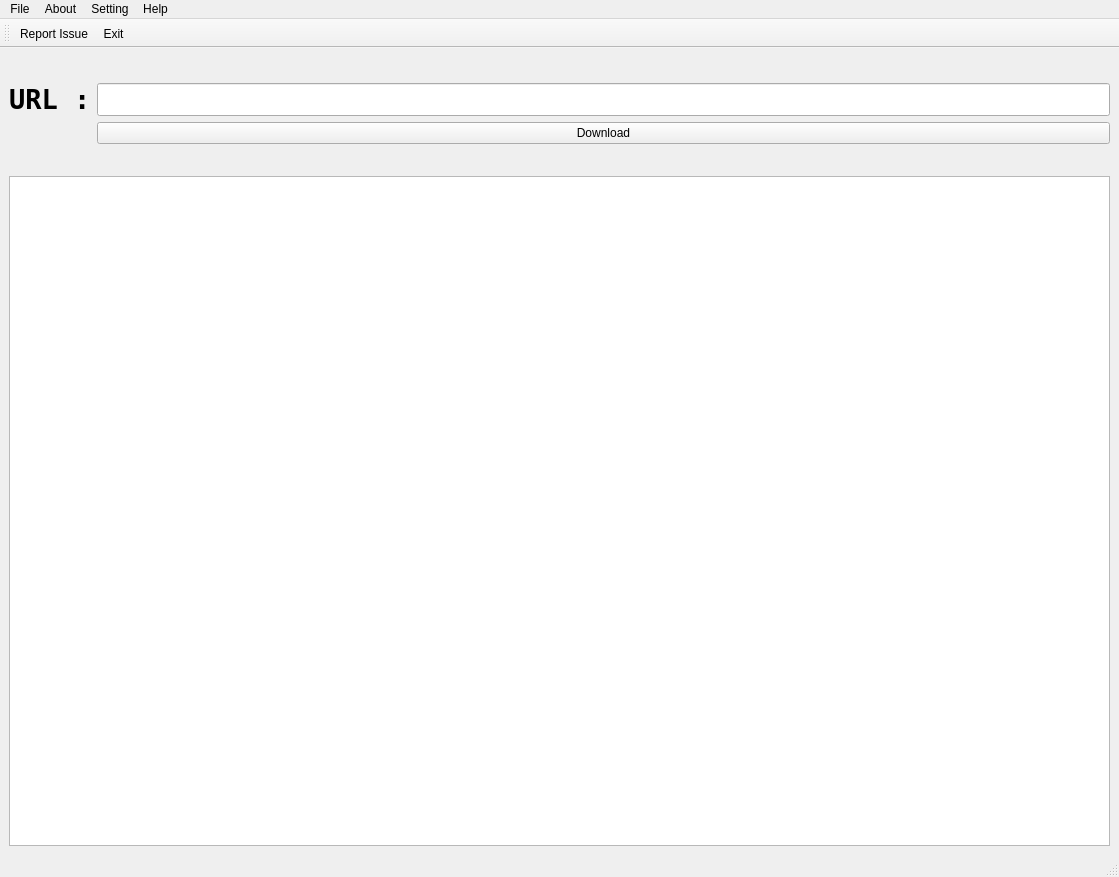
<?xml version="1.0" encoding="UTF-8"?>
<ui version="4.0">
 <class>MainWindow</class>
 <widget class="QMainWindow" name="MainWindow">
  <property name="geometry">
   <rect>
    <x>0</x>
    <y>0</y>
    <width>1119</width>
    <height>877</height>
   </rect>
  </property>
  <property name="windowTitle">
   <string>Comc-dl GUI</string>
  </property>
  <property name="windowIcon">
   <iconset resource="resources.qrc">
    <normaloff>:/gui_images/Logo.png</normaloff>:/gui_images/Logo.png</iconset>
  </property>
  <widget class="QWidget" name="centralwidget">
   <layout class="QFormLayout" name="formLayout">
    <property name="fieldGrowthPolicy">
     <enum>QFormLayout::AllNonFixedFieldsGrow</enum>
    </property>
    <item row="0" column="0" colspan="2">
     <spacer name="horizontalSpacer_2">
      <property name="orientation">
       <enum>Qt::Horizontal</enum>
      </property>
      <property name="sizeHint" stdset="0">
       <size>
        <width>40</width>
        <height>20</height>
       </size>
      </property>
     </spacer>
    </item>
    <item row="1" column="0">
     <widget class="QLabel" name="urlLabel">
      <property name="font">
       <font>
        <family>Terminal</family>
        <pointsize>20</pointsize>
        <weight>75</weight>
        <bold>true</bold>
       </font>
      </property>
      <property name="text">
       <string>URL :</string>
      </property>
     </widget>
    </item>
    <item row="1" column="1">
     <widget class="QLineEdit" name="urlInputField">
      <property name="sizePolicy">
       <sizepolicy hsizetype="Expanding" vsizetype="Minimum">
        <horstretch>0</horstretch>
        <verstretch>0</verstretch>
       </sizepolicy>
      </property>
     </widget>
    </item>
    <item row="2" column="1">
     <widget class="QPushButton" name="downloadButton">
      <property name="text">
       <string>Download</string>
      </property>
     </widget>
    </item>
    <item row="3" column="0" colspan="2">
     <spacer name="horizontalSpacer">
      <property name="orientation">
       <enum>Qt::Horizontal</enum>
      </property>
      <property name="sizeHint" stdset="0">
       <size>
        <width>40</width>
        <height>20</height>
       </size>
      </property>
     </spacer>
    </item>
    <item row="4" column="0" colspan="2">
     <widget class="QTextBrowser" name="textArea">
      <property name="sizePolicy">
       <sizepolicy hsizetype="Expanding" vsizetype="Preferred">
        <horstretch>0</horstretch>
        <verstretch>3</verstretch>
       </sizepolicy>
      </property>
     </widget>
    </item>
   </layout>
  </widget>
  <widget class="QMenuBar" name="menubar">
   <property name="geometry">
    <rect>
     <x>0</x>
     <y>0</y>
     <width>1119</width>
     <height>21</height>
    </rect>
   </property>
   <widget class="QMenu" name="menuFile">
    <property name="title">
     <string>File</string>
    </property>
    <addaction name="separator"/>
    <addaction name="actionReport_Issue"/>
    <addaction name="separator"/>
    <addaction name="actionExit"/>
   </widget>
   <widget class="QMenu" name="menuAbout">
    <property name="title">
     <string>About</string>
    </property>
   </widget>
   <widget class="QMenu" name="menuSetting">
    <property name="title">
     <string>Setting</string>
    </property>
   </widget>
   <widget class="QMenu" name="menuHelp">
    <property name="title">
     <string>Help</string>
    </property>
   </widget>
   <addaction name="menuFile"/>
   <addaction name="menuAbout"/>
   <addaction name="menuSetting"/>
   <addaction name="menuHelp"/>
  </widget>
  <widget class="QStatusBar" name="statusbar"/>
  <widget class="QToolBar" name="toolBar">
   <property name="windowTitle">
    <string>toolBar</string>
   </property>
   <attribute name="toolBarArea">
    <enum>TopToolBarArea</enum>
   </attribute>
   <attribute name="toolBarBreak">
    <bool>false</bool>
   </attribute>
   <addaction name="actionReport_Issue_2"/>
   <addaction name="actionExit_2"/>
  </widget>
  <action name="actionReport_Issue">
   <property name="icon">
    <iconset resource="resources.qrc">
     <normaloff>:/gui_images/Report Issue.png</normaloff>:/gui_images/Report Issue.png</iconset>
   </property>
   <property name="text">
    <string>Report Issue</string>
   </property>
   <property name="statusTip">
    <string>Report an Issue on Github</string>
   </property>
   <property name="shortcut">
    <string>Ctrl+R</string>
   </property>
  </action>
  <action name="actionExit">
   <property name="icon">
    <iconset resource="resources.qrc">
     <normaloff>:/gui_images/Exit_Button.png</normaloff>:/gui_images/Exit_Button.png</iconset>
   </property>
   <property name="text">
    <string>Exit</string>
   </property>
   <property name="statusTip">
    <string>Exit this application</string>
   </property>
   <property name="shortcut">
    <string>Ctrl+Q</string>
   </property>
  </action>
  <action name="actionReport_Issue_2">
   <property name="enabled">
    <bool>true</bool>
   </property>
   <property name="icon">
    <iconset resource="resources.qrc">
     <normaloff>:/gui_images/Report Issue.png</normaloff>:/gui_images/Report Issue.png</iconset>
   </property>
   <property name="text">
    <string>Report Issue</string>
   </property>
   <property name="toolTip">
    <string>Report Issue on Github</string>
   </property>
  </action>
  <action name="actionExit_2">
   <property name="icon">
    <iconset resource="resources.qrc">
     <normaloff>:/gui_images/Exit_Button.png</normaloff>:/gui_images/Exit_Button.png</iconset>
   </property>
   <property name="text">
    <string>Exit</string>
   </property>
   <property name="toolTip">
    <string>Exit the application</string>
   </property>
  </action>
 </widget>
 <resources>
  <include location="resources.qrc"/>
 </resources>
 <connections>
  <connection>
   <sender>actionExit</sender>
   <signal>triggered()</signal>
   <receiver>MainWindow</receiver>
   <slot>close()</slot>
   <hints>
    <hint type="sourcelabel">
     <x>-1</x>
     <y>-1</y>
    </hint>
    <hint type="destinationlabel">
     <x>559</x>
     <y>438</y>
    </hint>
   </hints>
  </connection>
  <connection>
   <sender>actionExit_2</sender>
   <signal>triggered()</signal>
   <receiver>MainWindow</receiver>
   <slot>close()</slot>
   <hints>
    <hint type="sourcelabel">
     <x>-1</x>
     <y>-1</y>
    </hint>
    <hint type="destinationlabel">
     <x>559</x>
     <y>438</y>
    </hint>
   </hints>
  </connection>
 </connections>
</ui>
